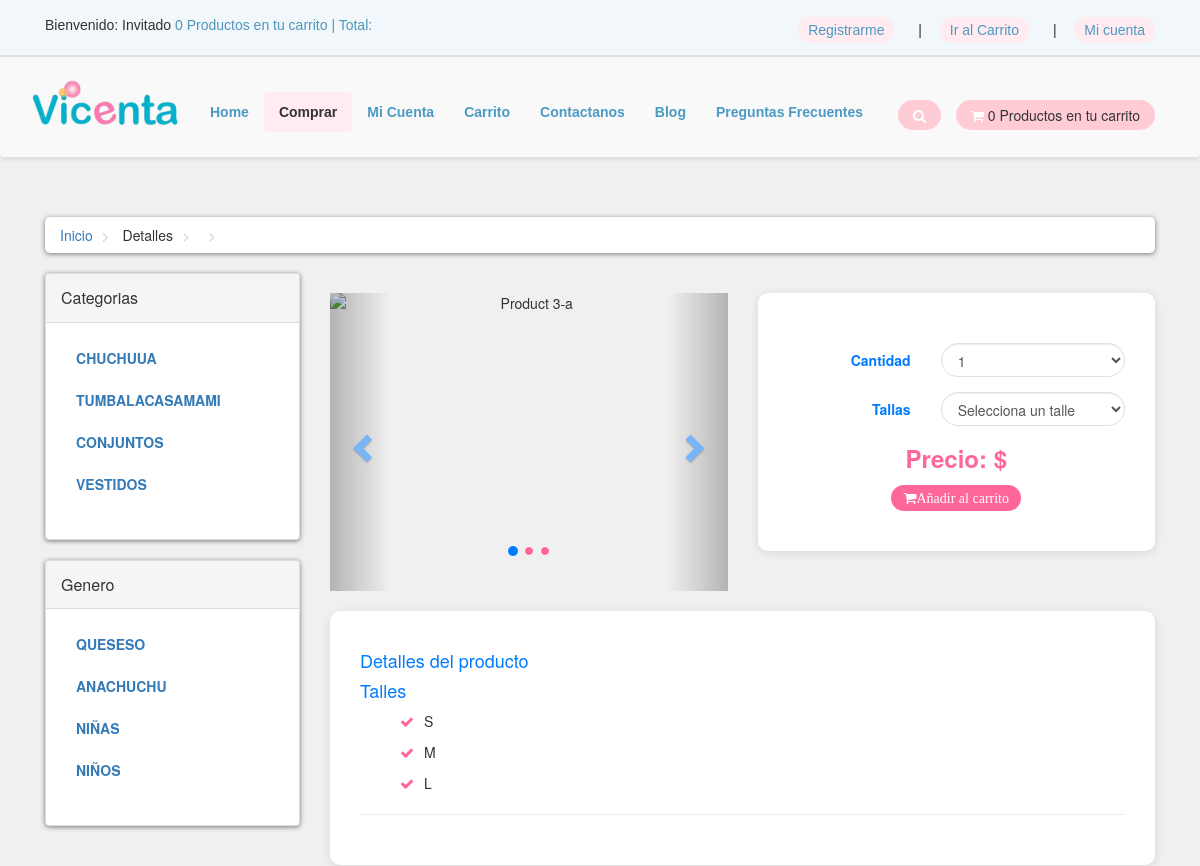
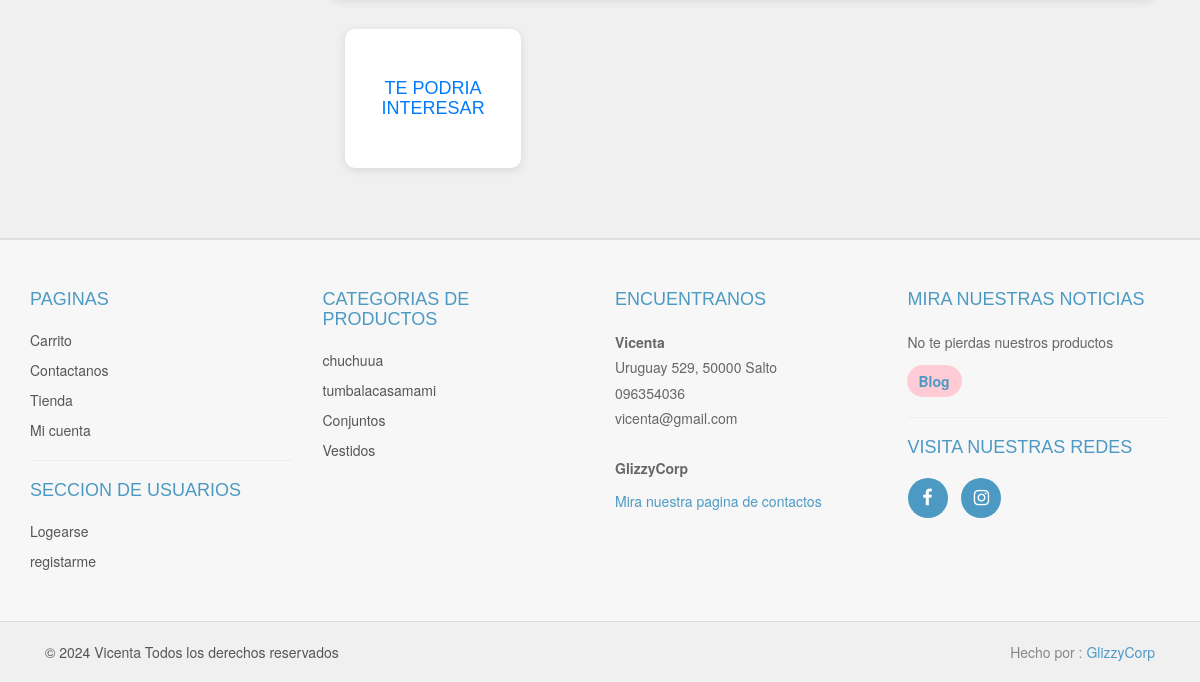
/details.php, run on an earlier commit of the app's database (2 pictures, top to bottom).
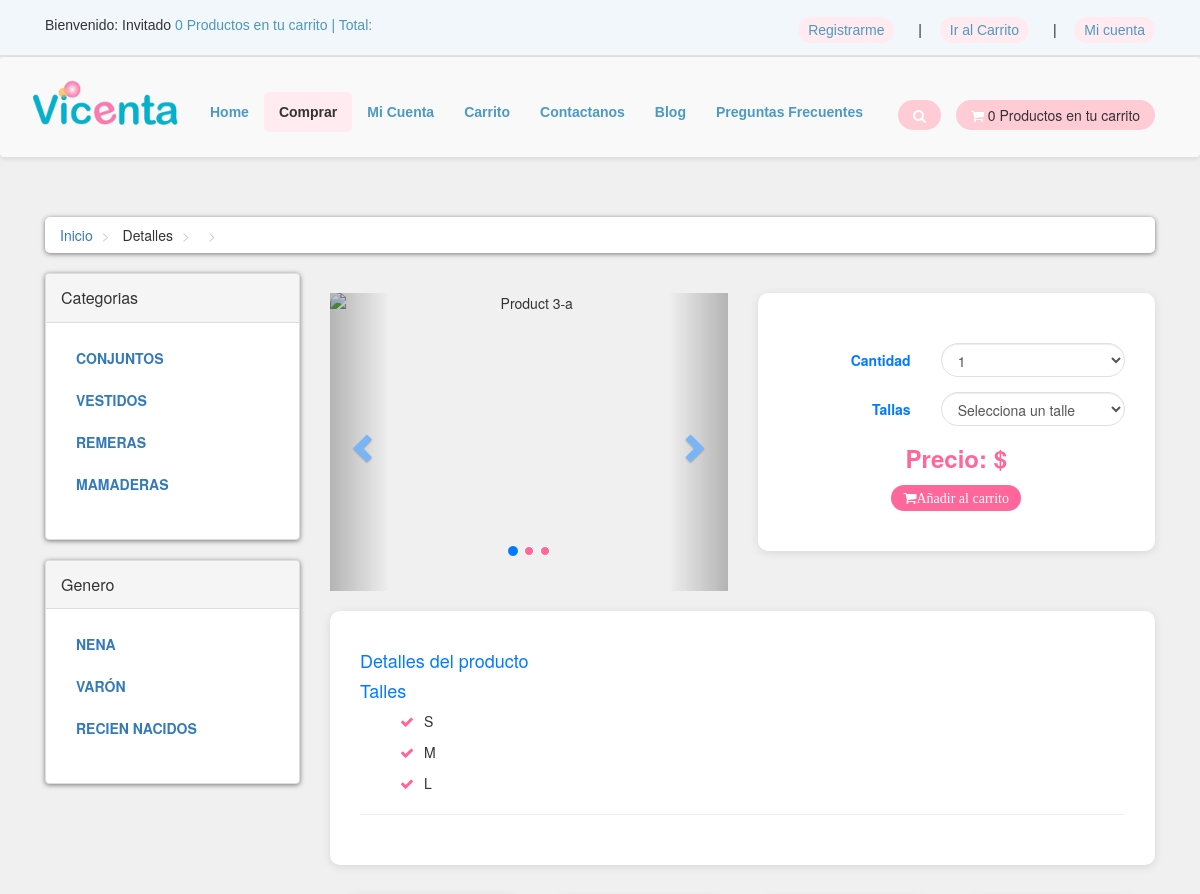
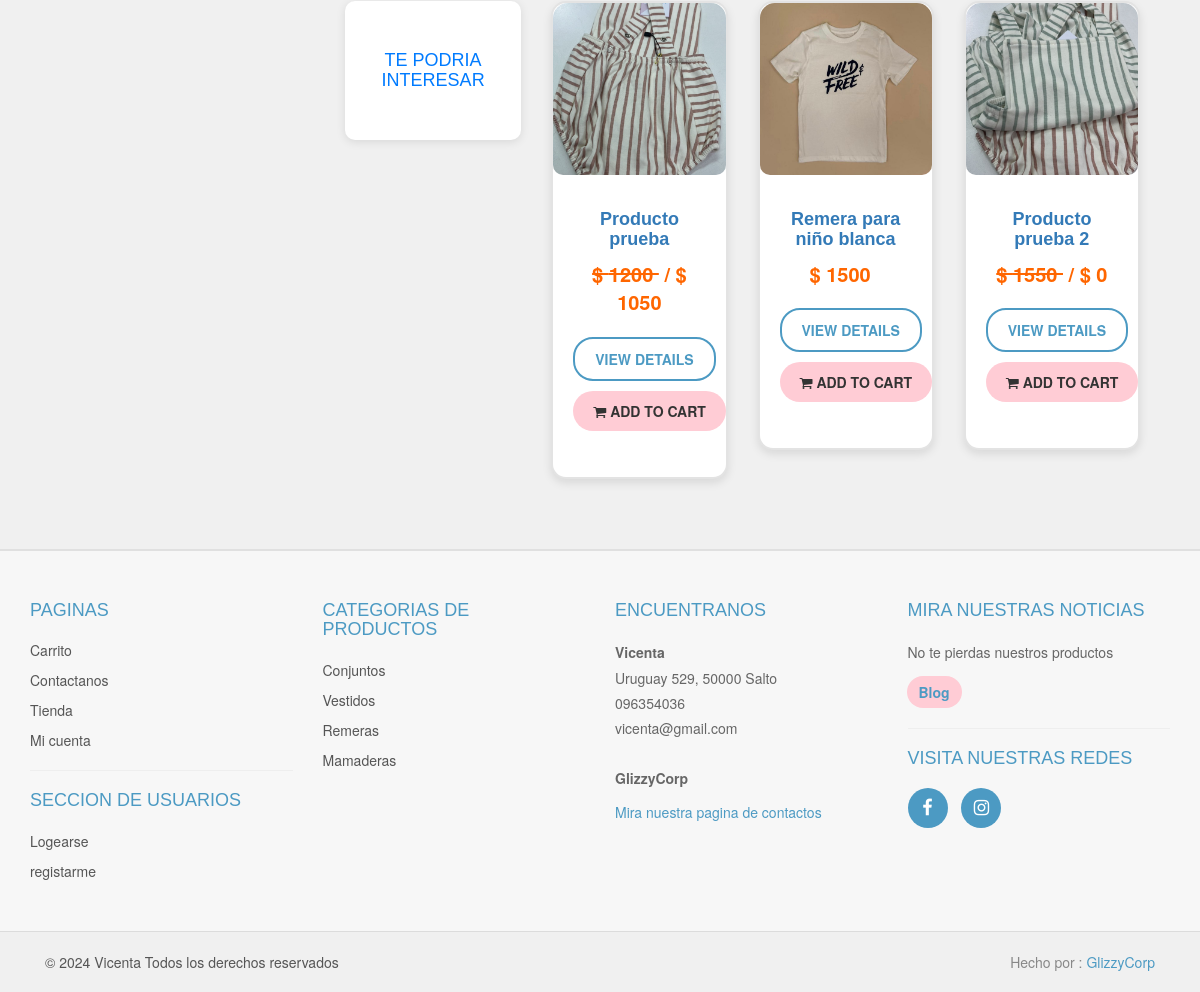
And on a later commit of the database (2 pictures, top to bottom).
### tables this page shows
CREATE TABLE `productos_categorias` (
  `p_cat_id` int(5) NOT NULL,
  `p_cat_titulo` text NOT NULL,
  `p_cat_desc` text NOT NULL,
  `activo` int(1) DEFAULT 1
);

CREATE TABLE `categorias` (
  `cat_id` int(5) NOT NULL,
  `cat_titulo` text NOT NULL,
  `cat_desc` text NOT NULL,
  `activo` int(1) DEFAULT 1
);

CREATE TABLE `variantes` (
  `var_id` int(5) NOT NULL,
  `producto_id` int(5) NOT NULL,
  `stock_var` int(5) NOT NULL,
  `talle` varchar(3) NOT NULL,
  `precio_var` int(5) NOT NULL,
  `var_precio_of` int(5) NOT NULL,
  `activo` int(1) DEFAULT 1
);

CREATE TABLE `productos` (
  `producto_id` int(6) NOT NULL,
  `p_cat_id` int(5) NOT NULL,
  `cat_id` int(5) NOT NULL,
  `date` timestamp NOT NULL DEFAULT current_timestamp() ON UPDATE current_timestamp(),
  `producto_titulo` text NOT NULL,
  `producto_img1` text NOT NULL,
  `producto_img2` text NOT NULL,
  `producto_img3` text NOT NULL,
  `producto_desc` text NOT NULL,
  `producto_keywords` text NOT NULL,
  `producto_etiqueta` text NOT NULL,
  `activo` int(1) DEFAULT 1,
  `stock` int(4) NOT NULL
);

### details.php (the view, shortened to what the changed rows need)
<?php
include("includes/header.php");
?>
   <div id="content">
    <div class="container">
        <div class="col-md-3">
        <?php
             include("includes/sidebar.php");
        ?>
        </div>
        <div class="col-md-9">
                <div id="row same-height-row">
                    <?php
                $get_products = "
                SELECT p.*,
                       v.precio_var AS producto_precio,
                       v.var_precio_of AS producto_oferta
                FROM productos p
                JOIN variantes v ON p.producto_id = v.producto_id
                ORDER BY RAND()
                LIMIT 0,3
            ";
            $run_products = mysqli_query($con, $get_products);
            while ($row_products = mysqli_fetch_array($run_products)) {
                $pro_id = $row_products['producto_id'];
                $pro_title = $row_products['producto_titulo'];
                $pro_price = $row_products['producto_precio'];
                $pro_sale_price = $row_products['producto_oferta'];
                $pro_img1 = $row_products['producto_img1'];
                $pro_label = $row_products['producto_etiqueta'];
                $pro_activo = $row_products['activo'];
                if ($pro_label == "sale") {
                    $product_price = "<del> $ $pro_price </del>";
                    $product_sale_price = "/ $ $pro_sale_price ";
                } else {
                    $product_price = "$ $pro_price";
                    $product_sale_price = "";
                }
                if ($pro_label == "") {
                    $product_label = "";
                } else {
                    $product_label = "
                        <a href='#' class='label $pro_label'>
                            <div class='theLabel'>$pro_label</div>
                            <div class='labelBackground'></div>
                        </a>
                    ";
                }
                   if($pro_activo == 0){
                   }else{
                   echo "
                   <div class='col-md-3 col-sm-6 center-responsive'>
                       <div class='product'>
                           <a href='details.php?pro_id=$pro_id'>
                               <img class='img-responsive' src='admin_area/product_images/$pro_img1'>
                           </a>
                           <div class='text'>
                               <h3>
                                   <a href='details.php?pro_id=$pro_id'>
                                       $pro_title
                                   </a>
                               </h3>
                               <p class='price'>
                               $product_price &nbsp;$product_sale_price
                               </p>
                               <p class='button'>
                                   <a class='btn btn-default' href='details.php?pro_id=$pro_id'>
                                       View Details
                                   </a>
                                   <a class='btn btn-primary' href='details.php?pro_id=$pro_id'>
                                       <i class='fa fa-shopping-cart'></i> Add to Cart
                                   </a>
                               </p>
                           </div>
                           $product_label
                       </div>
                   </div>
                   ";
                }
                  }
                    ?>
                </div>
                     </div>
                      </div>
            </div>
    <?php
    include("footer.php")
    ?>
</body>
</html>

### functions/functions.php (shortened to what the changed rows need)
<?php
$db = mysqli_connect("localhost","root","","vicentita");
function getPCats(){
    global $db;
    $get_p_cats = " SELECT * FROM productos_categorias";
    $run_p_cats = mysqli_query($db, $get_p_cats);
    while ($row_p_cats = mysqli_fetch_array($run_p_cats)) {
        $p_cat_id = $row_p_cats['p_cat_id'];
        $p_cat_titulo = $row_p_cats['p_cat_titulo'];
        $p_cat_activo = $row_p_cats['activo'];
         if($p_cat_activo == 0){
         }else{
        echo "
            <li>
                <a href='tienda.php?p_cat=$p_cat_id'> $p_cat_titulo </a>
            </li>
            ";
    }
}
}
function getCats(){
    global $db;
    $get_cats = " SELECT * FROM categorias";
    $run_cats = mysqli_query($db, $get_cats);
    while ($row_cats = mysqli_fetch_array($run_cats)) {
        $cat_id = $row_cats['cat_id'];
        $cat_titulo = $row_cats['cat_titulo'];
        echo "
            <li>
                <a href='tienda.php?cat=$cat_id'> $cat_titulo </a>
            </li>
            ";
    }
}

### footer.php (shortened to what the changed rows need)
<div id="footer">
    <div class="container">
        <div class="row">
            <div class="com-sm-6 col-md-3">
                <ul>
                <?php
                $get_p_cats = "select * from productos_categorias";
                    $run_p_cats = mysqli_query($con,$get_p_cats);
                    while($row_p_cats=mysqli_fetch_array($run_p_cats)){
                        $p_cat_id = $row_p_cats['p_cat_id'];
                        $p_cat_titulo = $row_p_cats['p_cat_titulo'];
                        echo "
                            <li>
                                <a href='shop.php?p_cat=$p_cat_id'>
                                    $p_cat_titulo
                                </a>
                            </li>
                        ";
                    }
                ?>
                </ul>
            </div>
        </div>
    </div>
</div>

What changed in the data, as far as the page shows it:
removed productos_categorias: p_cat_titulo "CHUCHUUA", p_cat_titulo "chuchuua"
removed productos_categorias: p_cat_titulo "TUMBALACASAMAMI", p_cat_titulo "tumbalacasamami"
removed categorias: cat_titulo "QUESESO"
removed categorias: cat_titulo "ANACHUCHU"
added productos_categorias: p_cat_titulo "REMERAS", p_cat_titulo "Remeras"
added productos_categorias: p_cat_titulo "MAMADERAS", p_cat_titulo "Mamaderas"
changed categorias: cat_titulo "NIÑAS" → "NENA"
changed categorias: cat_titulo "NIÑOS" → "VARÓN"
added categorias: cat_titulo "RECIEN NACIDOS"
added variantes: producto.producto_img1 (picture), producto.producto_titulo "Producto prueba", precio_var "1200", var_precio_of "/ $ 1050"
added variantes: producto.producto_img1 (picture), producto.producto_titulo "Remera para niño blanca", precio_var "$ 1500"
added variantes: producto.producto_img1 (picture), producto.producto_titulo "Producto prueba 2", precio_var "1550", var_precio_of "/ $ 0"
